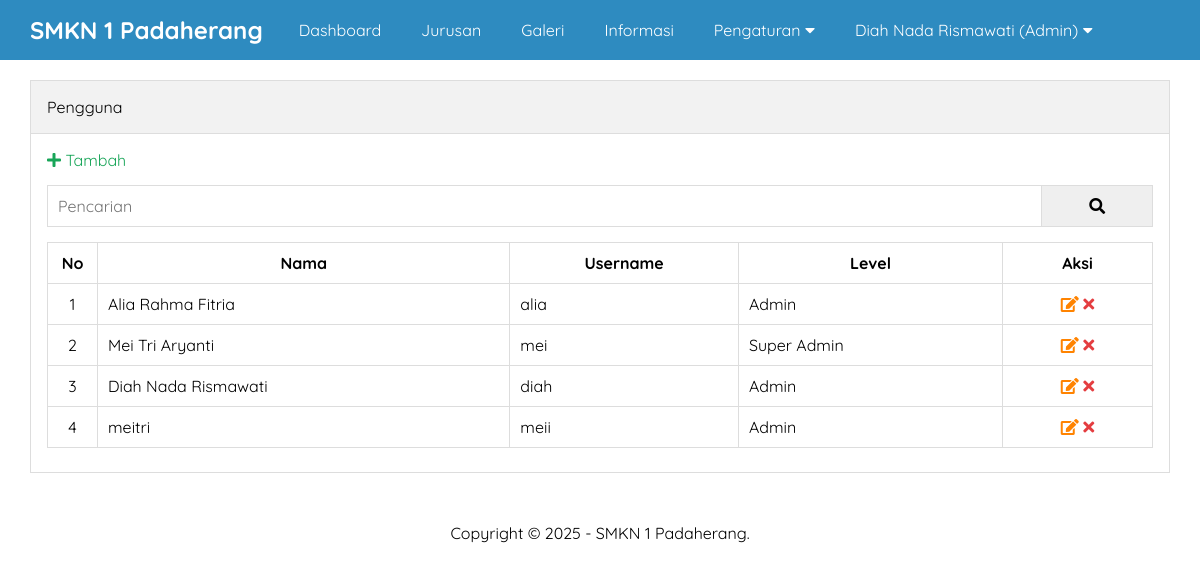
Screenshot of /jurusan.php (signed in) with the database file from the repository.
### tables this page shows
CREATE TABLE `tb_pengguna` (
  `id` int(11) NOT NULL,
  `nama` varchar(30) NOT NULL,
  `username` varchar(30) NOT NULL,
  `password` varchar(50) NOT NULL,
  `level` enum('Super Admin','Admin','','') NOT NULL,
  `created_at` timestamp NOT NULL DEFAULT current_timestamp() ON UPDATE current_timestamp(),
  `update_at` datetime DEFAULT NULL
);

### jurusan.php (the view, shortened to what this page needs)
<?php include 'header.php' ?>
<div class="content">
    <div class="container">
        <div class="box">
            <div class="box-header">
                Pengguna
            </div>
            <div class="box-body">
                <a href="tambah-pengguna.php" class="text-green"><i class="fa fa-plus"></i>  Tambah</a>
                <form action="">
                    <div class="input-group">
                        <input type="text" name="key" placeholder="Pencarian">
                        <button type="submit"><i class="fa fa-search"></i></button>
                    </div>
                </form>
                <table class="table">
                    <thead>
                        <tr>
                            <th>No</th>
                            <th>Nama</th>
                            <th>Username</th>
                            <th>Level</th>
                            <th>Aksi</th>
                        </tr>
                    </thead>
                    <tbody>
                        <?php
                        $no = 1;
                        $where = " WHERE 1=1 ";
                        $sql = "SELECT * FROM tb_pengguna $where ORDER BY id DESC";
                        $pengguna = mysqli_query($conn, $sql) or die("Query error: ".mysqli_error($conn));
                        if(mysqli_num_rows($pengguna) > 0){
                            while($p = mysqli_fetch_assoc($pengguna)){
                        ?>
                        <tr>
                            <td><?= $no++ ?></td>
                            <td><?= $p['nama'] ?></td>
                            <td><?= $p['username'] ?></td>
                            <td><?= $p['level'] ?></td>
                            <td>
                                <a href="edit-pengguna.php?id=<?= $p['id'] ?>" title="Edit Data" class="text-orange"><i class="fa fa-edit"></i></a>
                                <a href="hapus.php?idpengguna=<?= $p['id'] ?>" onclick="return confirm('Yakin ingin hapus ?')" title="Hapus Data" class="text-red"><i class="fa fa-times"></i></a>
                            </td>
                        </tr>
                        <?php }}else{ ?>
                        <tr>
                            <td colspan="5">Data tidak ada</td>
                        </tr>
                        <?php } ?>
                    </tbody>
                </table>
            </div>
        </div>
    </div>
</div>
<?php include 'footer.php' ?>

### style.css (style rules this page uses)
* { margin:0; padding:0; font-family: 'Quicksand', sans-serif; box-sizing: border-box; }
a { text-decoration: none; }
.container { width: 1140px; margin:0 auto; }
.container::after { content: ""; display: block; clear: both; }
.box { border:1px solid #ddd; background-color: #fff; }
.box-header { padding:16px; border-bottom:1px solid #ddd; background-color: #f2f2f2; }
.box-body { padding:16px; }
form { margin:15px 0; }
.content { padding:80px 0 30px 0; }
.table { width:100%; border-collapse: collapse; margin:8px 0; }
.table th, .table td { border:1px solid #ddd; padding:10px; }
.table td:first-child { width:50px; text-align: center; }
.table td:last-child { width:150px; text-align: center; }
.text-red { color: #E43D40; }
.text-orange { color: #FF8300; }
.text-green { color: #18A558; }
.input-group:after { content: ""; clear: both; display: block; }
.input-group input[type="text"] { width: 90%; padding: 10px; font-size: 16px; float: left; border:1px solid #ddd; }
.input-group button { width: 10%; padding: 10px; font-size: 16px; float: left; border:1px solid #ddd; border-left: none; }

### rows the page displays
tb_pengguna: nama "Alia Rahma Fitria", username "alia", level "Admin"
tb_pengguna: nama "Mei Tri Aryanti", username "mei", level "Super Admin"
tb_pengguna: nama "Diah Nada Rismawati", username "diah", level "Admin"
tb_pengguna: nama "meitri", username "meii", level "Admin"

### other values shown
$_SESSION['uname'] "Diah Nada Rismawati"
$_SESSION['ulevel'] "Admin"
